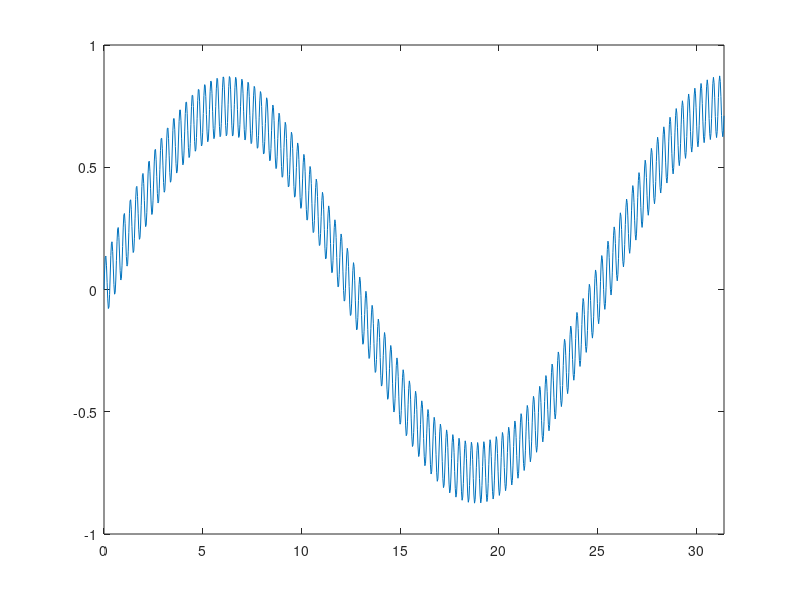
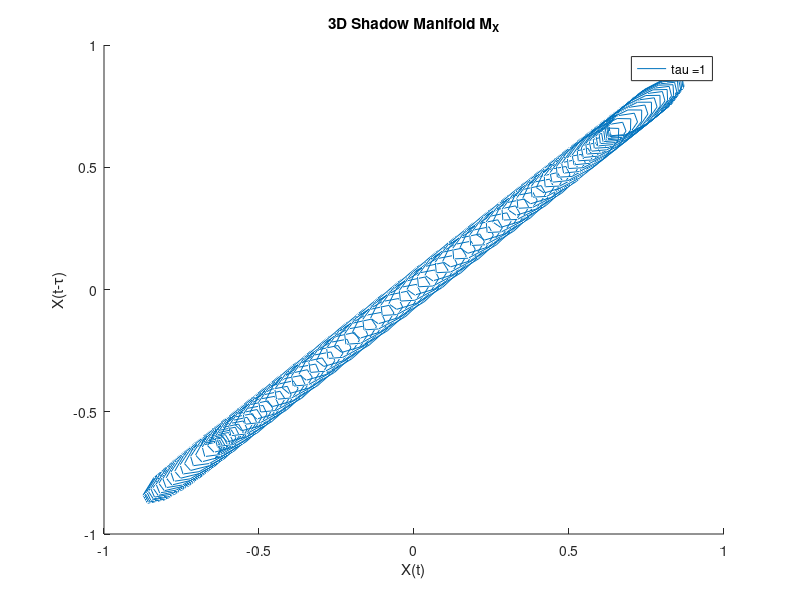
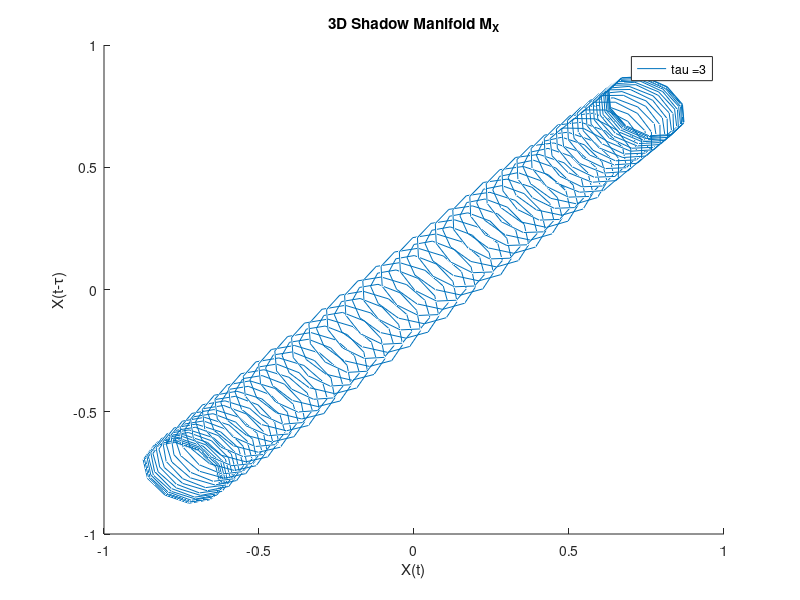
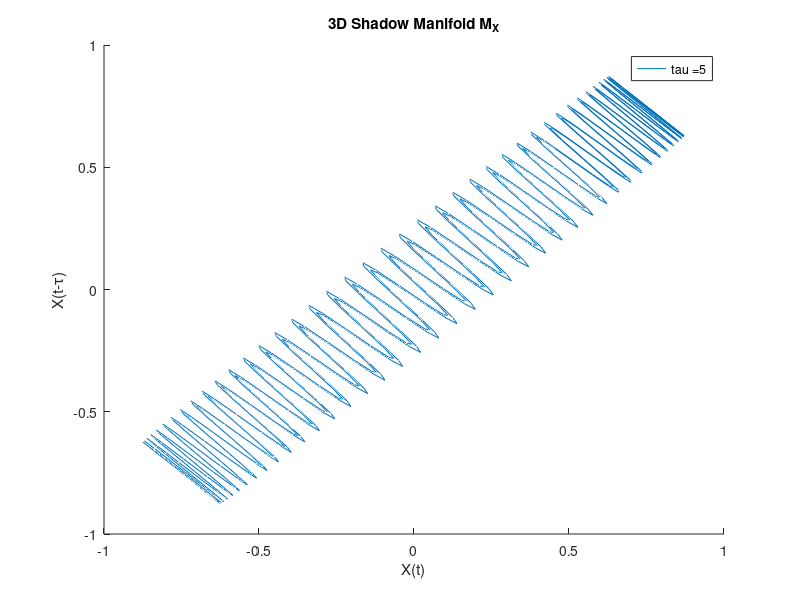

These figures' MATLAB source, in order:
% Plot_Shadow_Manifold, Thomas Merkh, tmerkh@ucla.edu, July 25th 2017

function [] = Plot_Shadow_Manifold()
	N = 1000;
	t = linspace(0,10*3.14, N);
	X_temp = 0.75*sin(0.25*t) + 0.125*sin(20*t);

	plot(t,X_temp)
	xlim([0 10*3.14])
	uiwait

	Start = 100;
	Stop = 900;

	% the high oscillation frequency is 5 time indexes
	for tau = 1:2:15
		X = X_temp(Start:Stop);
		Y = X_temp(Start-tau:Stop-tau);
		Z = X_temp(Start-2*tau:Stop-2*tau);
	
		figure1 = figure('Name','Phase Space Example');
		axes1 = axes('Parent',figure1);
		hold(axes1,'on');
		plot3(X,Y,Z,'Parent',axes1)
		title('3D Shadow Manifold M_X')
		xlabel('X(t)') 
		ylabel('X(t-\tau)') 
		zlabel('X(t-2\tau)') 
		strang = strcat('tau = ',mat2str(tau));
		legend(strang)
		uiwait
	end
endfunction